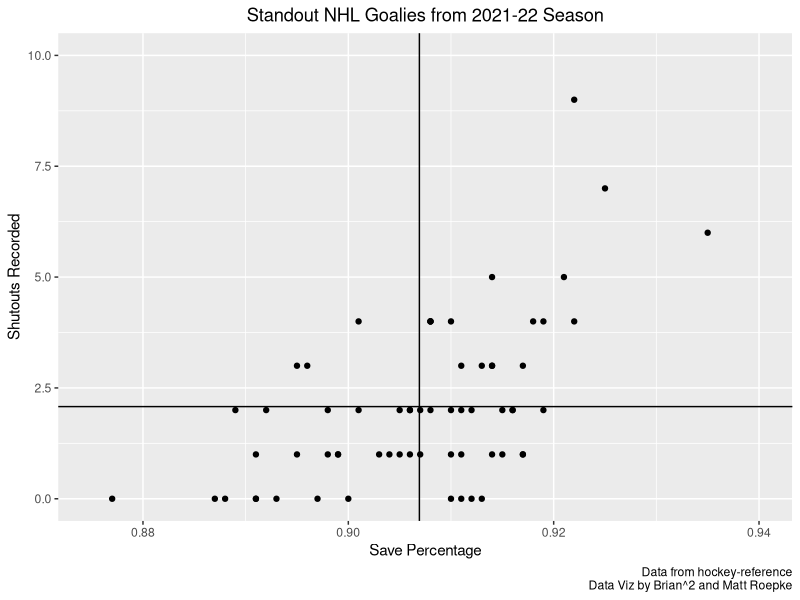

Reproduce this figure in R.
library(tidyverse)
library(ggplot2)

data <- read.csv("./Data/hockeyReference.csv")


clean_data <- data %>% 
  filter(GP >= 20) %>% 
  select(Player, Tm, GP, SV., SO)


avgSV = mean(clean_data$SV.)

avgSO = mean(clean_data$SO)

upper_quadrant <- clean_data %>% 
  filter(SV. > avgSV & SO > avgSO)


ggplot(clean_data, aes(x=SV., y=SO)) + 
  geom_point() + 
  xlim(.875, .94) +
  ylim(0, 10) + 
  geom_hline(yintercept = avgSO) +
  geom_vline(xintercept = avgSV) + 
  labs(
    title = "Standout NHL Goalies from 2021-22 Season",
    x = "Save Percentage",
    y = "Shutouts Recorded",
    caption = "Data from hockey-reference\nData Viz by Brian^2 and Matt Roepke"
  ) +
  
  theme(plot.title = element_text(hjust = .5))

